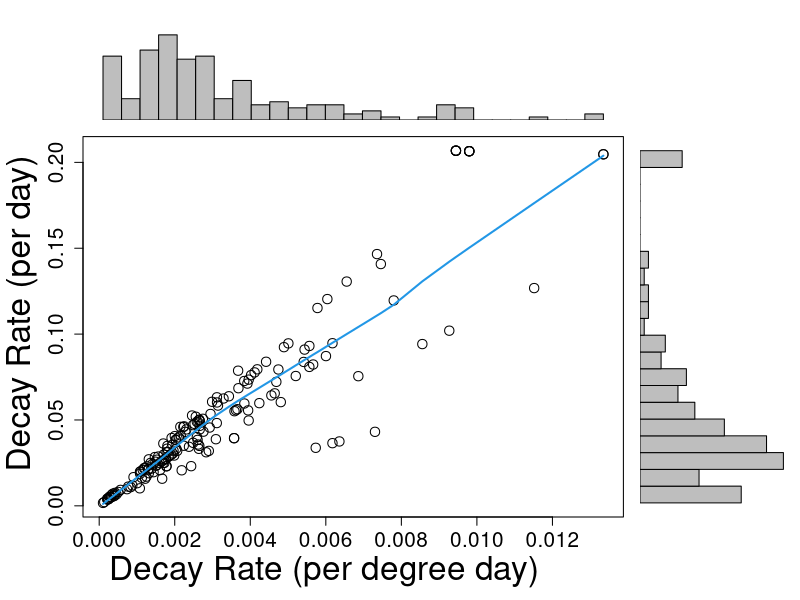
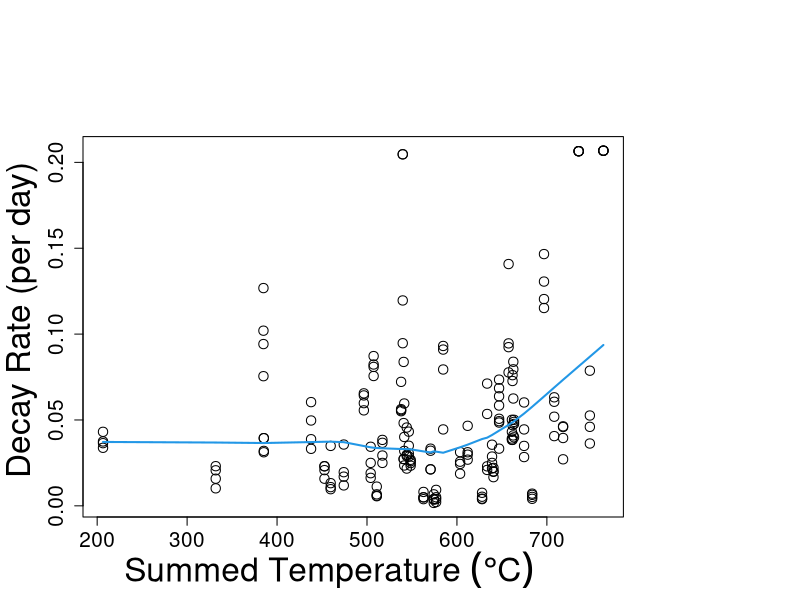

These charts were generated, in order, by the following R code:
data = read.csv("Outputs/Decay_Data.csv")
head(data)
str(data)

# function to generate scatter plot with adjacent histograms
# original version modified and pulled from https://www.r-bloggers.com/2011/06/example-8-41-scatterplot-with-marginal-histograms/
# some hard coding in this function to tweak the plot aesthetics

scatterhist = function(x, y, xlab="", ylab=""){
  zones=matrix(c(2,0,1,3), ncol=2, byrow=TRUE)
  layout(zones, widths=c(4/5,1/5), heights=c(1/5,4/5))
  xhist = hist(x, plot=FALSE,breaks=20)
  yhist = hist(y, plot=FALSE,breaks=20)
  top = max(c(xhist$counts, yhist$counts))
  par(mar=c(5,5,1,1))
  plot(x,y,cex.axis=1.5,cex=1.5,xlab="",ylab="")
  points(lowess(y~x),typ="l",col=4,lwd=2)
  par(mar=c(0,5,1,1))
  barplot(xhist$counts, axes=FALSE, ylim=c(0, top), space=0)
  par(mar=c(5,0,1,1))
  barplot(yhist$counts, axes=FALSE, xlim=c(0, top), space=0, horiz=TRUE)
  par(oma=c(3,3,0,0))
  mtext(xlab, side=1, line=1, outer=TRUE, adj=0, cex = 2,
        at=.35 * (mean(x) - min(x))/(max(x)-min(x)))
  mtext(ylab, side=2, line=1, outer=TRUE, adj=0,cex = 2, 
        at=(.6 * (mean(y) - min(y))/(max(y) - min(y))))
}

# generate the plot

pdf("Outputs/Decay_Scatter_Hists.pdf")
  scatterhist(x = data$degree_decay_rate,y = data$Decay_Rate_per_day,xlab = "Decay Rate (per degree day)",ylab = "Decay Rate (per day)")
dev.off()

# regress decay per day against summed temperature

scatter.no.hist = function(x, y, xlab="", ylab=""){ # this keeps everything the same for sizing, but doesn't plot the histograms
  zones=matrix(c(2,0,1,3), ncol=2, byrow=TRUE)
  layout(zones, widths=c(4/5,1/5), heights=c(1/5,4/5))
  xhist = hist(x, plot=FALSE,breaks=20)
  yhist = hist(y, plot=FALSE,breaks=20)
  top = max(c(xhist$counts, yhist$counts))
  par(mar=c(5,5,1,1))
  plot(x,y,cex.axis=1.5,cex=1.5,xlab="",ylab="")
  points(lowess(y~x),typ="l",col=4,lwd=2)
  par(mar=c(0,5,1,1))
  barplot(xhist$counts, axes=FALSE, ylim=c(0, top), space=0,plot=FALSE)
  par(mar=c(5,0,1,1))
  barplot(yhist$counts, axes=FALSE, xlim=c(0, top), space=0, horiz=TRUE,plot=FALSE)
  par(oma=c(3,3,0,0))
  mtext(xlab, side=1, line=1.5, outer=TRUE, adj=0, cex = 2,
        at=.15 * (mean(x) - min(x))/(max(x)-min(x)))
  mtext(ylab, side=2, line=1, outer=TRUE, adj=0,cex = 2, 
        at=(.55 * (mean(y) - min(y))/(max(y) - min(y))))
}

pdf("Outputs/Decay_v_Temp.pdf")
  scatter.no.hist(x = data$sum_mean_daily_temp,y = data$Decay_Rate_per_day,xlab = expression(Summed~Temperature~(degree*C)),ylab = "Decay Rate (per day)")
dev.off()

